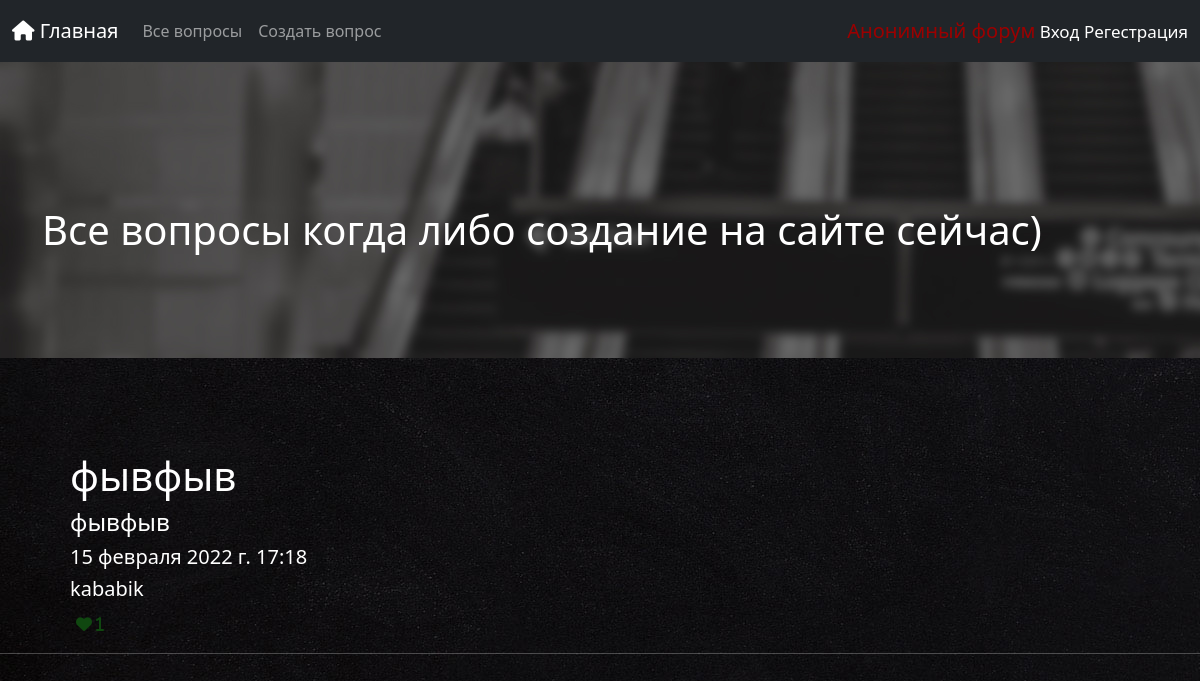
Screenshot of /all with the database file from the repository.
### anon/models.py (models this page shows, shortened)
class Post(models.Model):
    name = models.CharField(max_length=255, verbose_name="Название вопроса")
    likes = models.ManyToManyField(User, blank=True, related_name='likes')
    text = models.TextField(verbose_name='Текст')
    time = models.DateTimeField(default=timezone.now,verbose_name="дата публикации")
    auth = models.ForeignKey(User, related_name="profile_post",on_delete=models.CASCADE,verbose_name='Автор')
    class Meta:
        verbose_name = 'Вопрос'
        verbose_name_plural = 'Вопросы'

### anon/views.py (the view)
# urls.py: path('all', views.AllPost.as_view(),name ='all'),
class AllPost(DeleteView):
    def get(self,request,*args, **kwargs):
        post = Post.objects.all().order_by('-time')
        context={
            'post':post
        }
        return render(request, 'all.html',context)

### templates/all.html (shortened to what this page needs)
{%extends 'base.html'%}
{%load static%}
{%load crispy_forms_tags%}
{%block content%}
<div class=" container top-container">
  <div class="page-title top-content">
    <div class="row">
        <h1 class="text-left "><br><br><br>Все вопросы когда либо создание на сайте сейчас)<br><br><br></h1>
    </div>
  </div>
</div>
{%endblock content%}
{%block text%}
<br>
{%for p in post%}
<div>
  <h1 class="left-c down-a"> <a class="un global-color" href="{%url 'info' p.id %}"> {{p.name}} </a></h1>
  <h4 class="left-c" >{{p.text}}</h4>
  <h5 class="left-c" >{{p.time}}</h5>
  <h5 class="left-c" >{{p.auth}}</h5>
   <form action="{% url 'add-likee' p.id %}" class="left-c wot" method="post">
    <button type="submit" style="border:none; background:none;">
        <i class="fa fa-heart" aria-hidden="true" style="color: rgb(16, 71, 16);"> <span>{{ p.likes.all.count }}</span></i>
    </button>
</form>
  <hr>
</div>
{%endfor%}
{%endblock text%}

### static/base.css (style rules this page uses)
body { background: url('2.jpg'); height: 100%; color: white; }
.global-color { color: #ffffff; }
.un { text-decoration: none; }
.left-c { margin-left:70px; }
.down-a { margin-top:70px; }
form { margin-left: 35%; width: 500px; margin-top: 50px; }
.wot { margin-top: 10px; }

### rows the page displays
Post: name "фывфыв", text "фывфыв", time "15 февраля 2022 г. 17:18", auth "kababik", likes.all.count "1"
